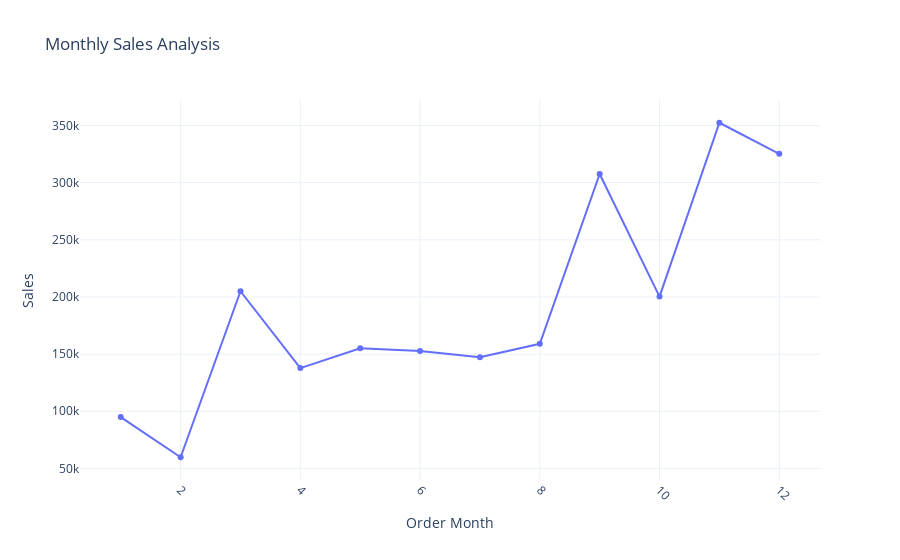

Notebook source saved alongside this figure:
### Code cell
import plotly.express as px

# Assuming `sales_by_month` DataFrame is already created
fig = px.line(
    sales_by_month, 
    x='Order Month', 
    y='Sales', 
    title='Monthly Sales Analysis',
    markers=True
)

# Update the layout for better readability
fig.update_layout(
    xaxis_title='Order Month',
    yaxis_title='Sales',
    title='Monthly Sales Analysis',
    xaxis_tickangle=45,  # Rotate x-axis labels
    template='plotly_white',  # Use a clean white background
)

# Show the plot
fig.show()

### Figure 1 — Plotly figure (JSON) as saved in the notebook; plotly's stock layout.template omitted (floating-point values rounded to 4 significant figures)
{"data": [{"hovertemplate": "Order Month=%{x}<br>Sales=%{y}<extra></extra>", "legendgroup": "", "line": {"color": "#636efa", "dash": "solid"}, "marker": {"symbol": "circle"}, "mode": "lines+markers", "name": "", "orientation": "v", "showlegend": false, "type": "scatter", "x": [1, 2, 3, 4, 5, 6, 7, 8, 9, 10, 11, 12], "xaxis": "x", "y": [94920.0, 59750.0, 205000.0, 137800.0, 155000.0, 152700.0, 147200.0, 159000.0, 307600.0, 200300.0, 352500.0, 325300.0], "yaxis": "y"}], "layout": {"legend": {"tracegroupgap": 0}, "title": {"text": "Monthly Sales Analysis"}, "xaxis": {"anchor": "y", "domain": [0, 1], "tickangle": 45, "title": {"text": "Order Month"}}, "yaxis": {"anchor": "x", "domain": [0, 1], "title": {"text": "Sales"}}}}
